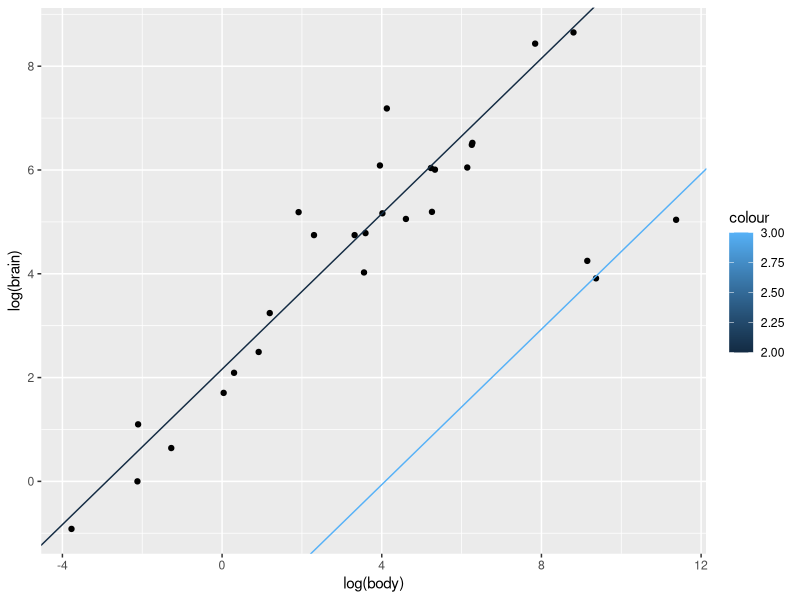
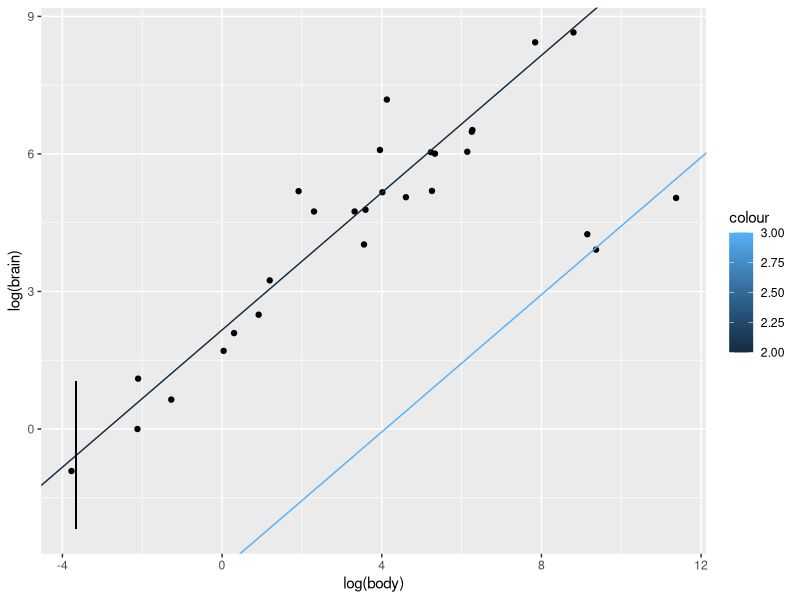

These figures' R source, in order:
## ---- chunk 1
knitr::opts_chunk$set(echo = FALSE)
suppressMessages(library(dplyr))
#suppressMessages(library(magrittr))
library(knitr)
library(MASS)
data(Animals)
## ---- chunk 2
Animals = 
  Animals %>%
    mutate(name = row.names(Animals)) %>%
    mutate(Dino.T = (name ==  "Triceratops")) %>%
    mutate(Dino.D = (name == "Dipliodocus")) %>%
    mutate(Dino.B = (name == "Brachiosaurus")) %>%
    mutate(Dino = (name %in% 
                   c("Triceratops",
                     "Brachiosaurus", 
                     "Dipliodocus")))
## ---- chunk 3
head(Animals[, c(1:2,4:7,3)])
## ---- chunk 4
brain_out.lm = lm(log(brain) ~ log(body) + 
              Dino.T + Dino.B + Dino.D, data=Animals)
kable(summary(brain_out.lm)$coef)
## ---- chunk 5
#model from last class
brain.lm = lm(log(brain) ~ log(body), data=Animals)
## ---- chunk 6
anova(brain_out.lm, brain.lm)
## ---- chunk 7
brain1.lm = lm(log(brain) ~ log(body),data=Animals) #0
brain2.lm = lm(log(brain) ~ log(body) + Dino,data=Animals) #1
brain3.lm = lm(log(brain) ~ log(body)*Dino, data=Animals) #2
brain4.lm = lm(log(brain) ~ log(body) + 
              Dino.T + Dino.B + Dino.D, data=Animals)  #3
## ---- chunk 8
log(brain) ~ log(body) + Dino + log(body):Dino
## ---- chunk 9
anova(brain1.lm, brain2.lm, brain3.lm, brain4.lm)
## ---- chunk 10
kable(summary(brain2.lm)$coef)
## ---- chunk 11
kable(confint(brain2.lm))


## ---- chunk 12
CI = confint(brain2.lm)[2, , drop=F]
rownames(CI) = "body"
kable(100*(1.1^CI -1))
## ---- chunk 13
library(ggplot2)
beta= coef(brain2.lm)
gp = ggplot(Animals, aes(y=log(brain), x=log(body))) + 
     geom_point() +
     geom_abline(aes(intercept=beta[1], slope=beta[2], color=2)) +
     geom_abline(aes(intercept=(beta[1]+beta[3]), slope=beta[2], color=3))
print(gp)

     
## ---- chunk 14
newdata = data.frame(body=.0259, Dino=FALSE)
pred = predict(brain2.lm, newdata=newdata, se=T, interval="predict")

gp = gp + geom_segment(aes(y=pred$fit[2], yend=pred$fit[3],
                           x=log(.0259), xend=log(.0259)))
print(gp)
## ---- chunk 15
newdata = data.frame(body=.0259, Dino=FALSE)
fit = predict(brain2.lm, newdata=newdata,
              interval="confidence", se=T)
## ---- chunk 16
pred = predict(brain2.lm, newdata=newdata, 
               interval="predict", se=T)
## ---- chunk 17
exp(fit$fit)
## ---- chunk 18
exp(pred$fit)
